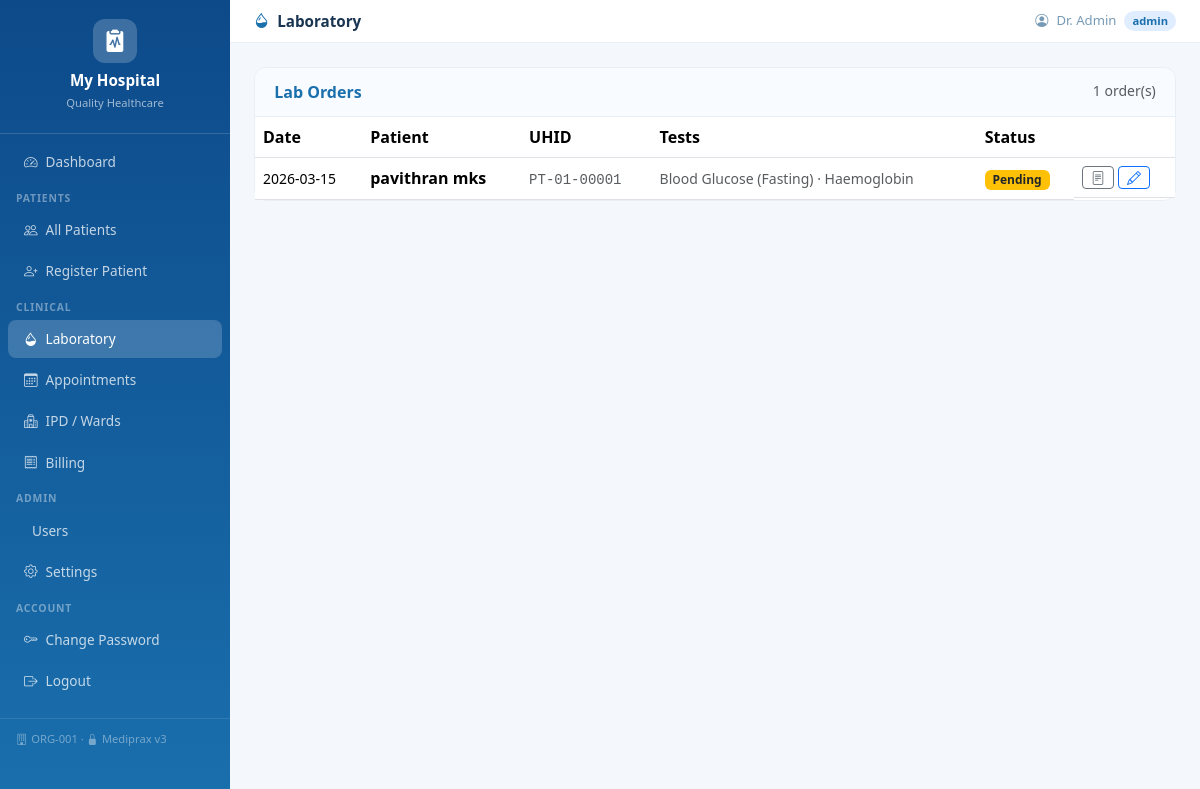
/lab/ (signed in), run on an earlier commit of the app's database.
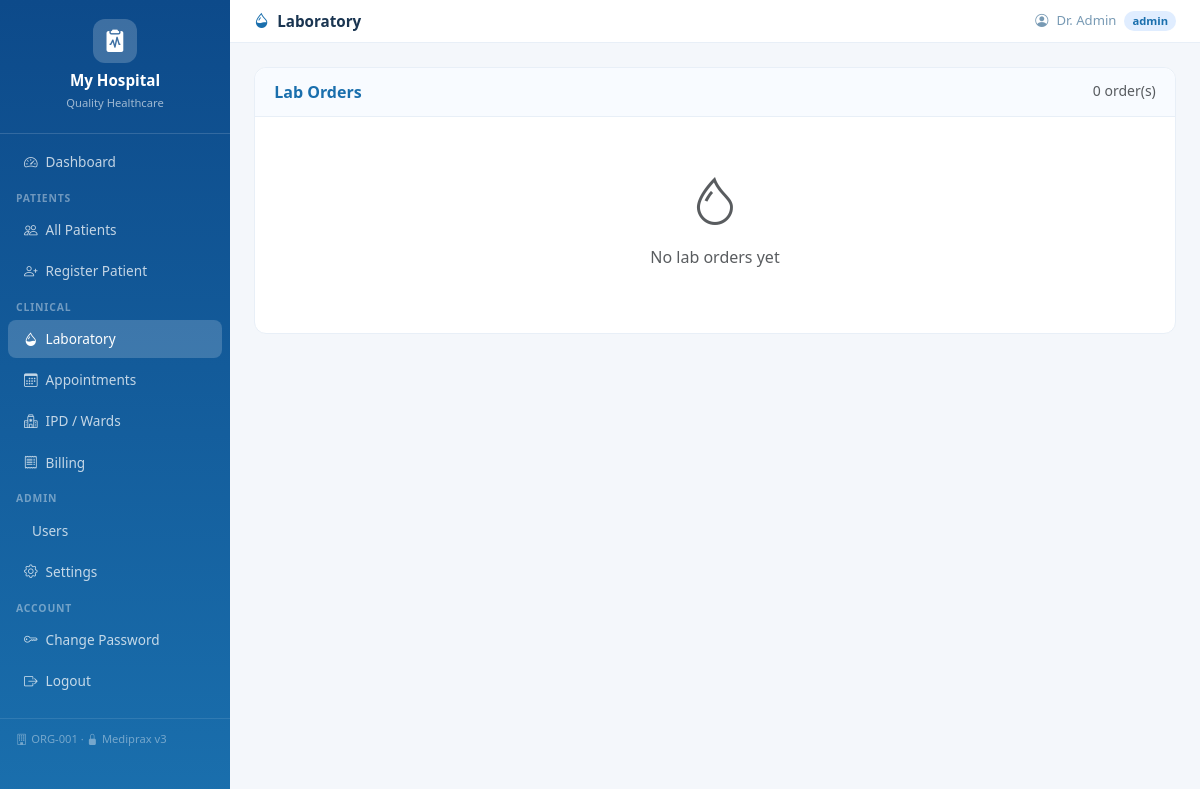
And on a later commit of the database.
### tables this page shows
CREATE TABLE lab_orders(
            id          INTEGER PRIMARY KEY AUTOINCREMENT,
            hospital_id INTEGER NOT NULL,
            patient_id  INTEGER NOT NULL,
            visit_id    INTEGER,
            ordered_by  INTEGER,
            order_date  DATE NOT NULL,
            status      TEXT DEFAULT 'pending'
                        CHECK(status IN ('pending','sample_collected','in_progress','completed','cancelled')),
            notes       TEXT DEFAULT '',
            created_at  TIMESTAMP DEFAULT CURRENT_TIMESTAMP
        );

### app/routes/lab_routes.py (the view)
@lab_routes.route('/')
def lab_list():
    if not _ok(): return redirect(url_for('auth.login'))
    hid = _hid(); db = get_db(); pg = max(1,request.args.get('page',1,type=int)); pp = 15
    total = db.execute('SELECT COUNT(*) FROM lab_orders WHERE hospital_id=?',(hid,)).fetchone()[0]
    rows  = db.execute('''SELECT o.*,p.name AS patient_name,p.uhid,
        GROUP_CONCAT(t.test_name," · ") AS tests
        FROM lab_orders o JOIN patients p ON o.patient_id=p.id
        LEFT JOIN lab_tests t ON t.lab_order_id=o.id
        WHERE o.hospital_id=? GROUP BY o.id ORDER BY o.id DESC LIMIT ? OFFSET ?''',
        (hid,pp,(pg-1)*pp)).fetchall()
    return render_template('lab/lab_list.html', orders=[dict(r) for r in rows],
                           page=pg, total_pages=max(1,(total+pp-1)//pp), total=total)

### app/database.py (called while the page is built)
def get_db():
    if 'db' not in g:
        g.db = sqlite3.connect(current_app.config['DATABASE'])
        g.db.row_factory = sqlite3.Row
        g.db.execute('PRAGMA foreign_keys = ON')
    return g.db

### app/routes/lab_routes.py (called while the page is built)
def _ok():  return 'user_id' in session and 'hospital_id' in session

def _hid(): return session.get('hospital_id',1)

### templates/lab/lab_list.html (shortened to what this page needs)
{% extends "base.html" %}
{% block page_title %}<i class="bi bi-droplet-half me-2 text-primary"></i>Laboratory{% endblock %}
{% block content %}
<div class="card">
  <div class="card-header d-flex justify-content-between">
    <span class="fw-semibold text-primary">Lab Orders</span>
    <span class="text-muted small">{{ total }} order(s)</span>
  </div>
  <div class="card-body p-0">
    {% if orders %}
    <table class="table table-hover mb-0">
      <thead><tr><th>Date</th><th>Patient</th><th>UHID</th><th>Tests</th><th>Status</th><th></th></tr></thead>
      <tbody>
      {% for o in orders %}
      <tr>
        <td><small>{{ o.order_date }}</small></td>
        <td class="fw-semibold">{{ o.patient_name }}</td>
        <td><code class="small text-muted">{{ o.uhid or '—' }}</code></td>
        <td><small class="text-muted">{{ (o.tests or '—')[:50] }}</small></td>
        <td>
          {% if o.status=='completed' %}<span class="badge bg-success">Done</span>
          {% elif o.status=='pending' %}<span class="badge bg-warning text-dark">Pending</span>
          {% else %}<span class="badge bg-info text-dark">In Progress</span>{% endif %}
        </td>
        <td class="d-flex gap-1">
          <a href="{{ url_for('lab.view_report', order_id=o.id) }}" class="btn btn-sm btn-outline-secondary py-0 px-2"><i class="bi bi-file-text"></i></a>
          {% if o.status != 'completed' and session.role in ('admin','doctor') %}
          <a href="{{ url_for('lab.enter_results', oid=o.id) }}" class="btn btn-sm btn-outline-primary py-0 px-2"><i class="bi bi-pencil"></i></a>
          {% endif %}
        </td>
      </tr>
      {% endfor %}
      </tbody>
    </table>
    {% else %}
    <div class="text-center py-5 text-muted"><i class="bi bi-droplet" style="font-size:3rem"></i><p class="mt-2">No lab orders yet</p></div>
    {% endif %}
  </div>
</div>
{% endblock %}

What changed in the data, as far as the page shows it:
removed lab_orders: order_date "2026-03-15", patient_name "pavithran mks", uhid "PT-01-00001", tests "Blood Glucose (Fasting) · Haemoglobin", status "Pending"
Also different on the page:
{{ total }}: "1" → "0"
text no longer shown: "Date Patient UHID Tests Status"
text now shown: "No lab orders yet"
